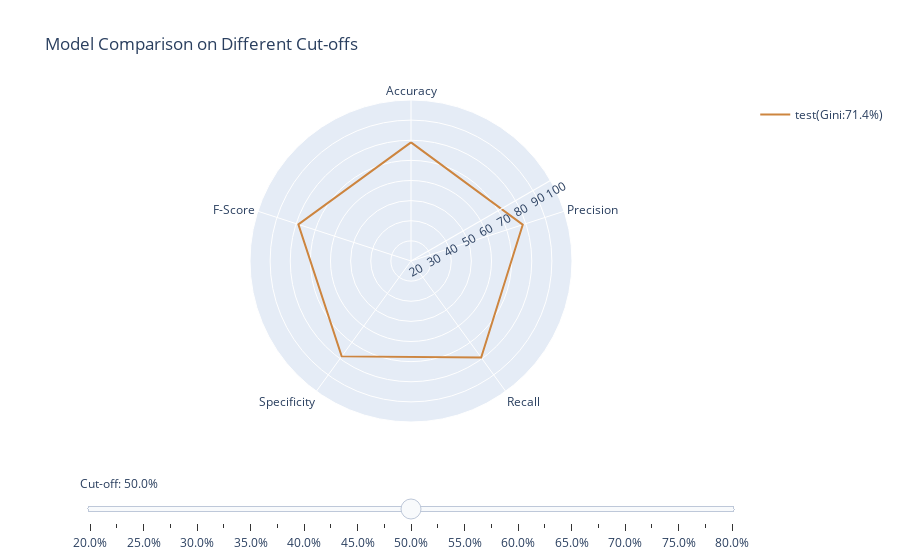

Here is the notebook cell this chart was saved with:
### Code cell
metrics_slider_plot([X_test], [y_test], gs.best_estimator_, ['test'])

### Figure 1 — Plotly figure (JSON) as saved in the notebook; plotly's stock layout.template omitted (floating-point values rounded to 4 significant figures)
{"data": [{"line": {"color": "peru"}, "mode": "lines", "name": "test(Gini:71.4%)", "r": [74.2, 67.35, 92.91, 55.89, 78.09, 74.2], "theta": ["Accuracy", "Precision", "Recall", "Specificity", "F-Score", "Accuracy"], "type": "scatterpolar", "visible": false}, {"line": {"color": "peru"}, "mode": "lines", "name": "test(Gini:71.4%)", "r": [76.81, 70.63, 90.94, 62.97, 79.51, 76.81], "theta": ["Accuracy", "Precision", "Recall", "Specificity", "F-Score", "Accuracy"], "type": "scatterpolar", "visible": false}, {"line": {"color": "peru"}, "mode": "lines", "name": "test(Gini:71.4%)", "r": [76.81, 70.63, 90.94, 62.97, 79.51, 76.81], "theta": ["Accuracy", "Precision", "Recall", "Specificity", "F-Score", "Accuracy"], "type": "scatterpolar", "visible": false}, {"line": {"color": "peru"}, "mode": "lines", "name": "test(Gini:71.4%)", "r": [76.81, 70.63, 90.94, 62.97, 79.51, 76.81], "theta": ["Accuracy", "Precision", "Recall", "Specificity", "F-Score", "Accuracy"], "type": "scatterpolar", "visible": false}, {"line": {"color": "peru"}, "mode": "lines", "name": "test(Gini:71.4%)", "r": [76.81, 70.63, 90.94, 62.97, 79.51, 76.81], "theta": ["Accuracy", "Precision", "Recall", "Specificity", "F-Score", "Accuracy"], "type": "scatterpolar", "visible": false}, {"line": {"color": "peru"}, "mode": "lines", "name": "test(Gini:71.4%)", "r": [77.16, 71.23, 90.31, 64.29, 79.64, 77.16], "theta": ["Accuracy", "Precision", "Recall", "Specificity", "F-Score", "Accuracy"], "type": "scatterpolar", "visible": false}, {"line": {"color": "peru"}, "mode": "lines", "name": "test(Gini:71.4%)", "r": [77.16, 71.23, 90.31, 64.29, 79.64, 77.16], "theta": ["Accuracy", "Precision", "Recall", "Specificity", "F-Score", "Accuracy"], "type": "scatterpolar", "visible": false}, {"line": {"color": "peru"}, "mode": "lines", "name": "test(Gini:71.4%)", "r": [77.16, 71.23, 90.31, 64.29, 79.64, 77.16], "theta": ["Accuracy", "Precision", "Recall", "Specificity", "F-Score", "Accuracy"], "type": "scatterpolar", "visible": false}, {"line": {"color": "peru"}, "mode": "lines", "name": "test(Gini:71.4%)", "r": [78.16, 73.81, 86.58, 69.92, 79.69, 78.16], "theta": ["Accuracy", "Precision", "Recall", "Specificity", "F-Score", "Accuracy"], "type": "scatterpolar", "visible": false}, {"line": {"color": "peru"}, "mode": "lines", "name": "test(Gini:71.4%)", "r": [78.33, 74.3, 85.91, 70.91, 79.69, 78.33], "theta": ["Accuracy", "Precision", "Recall", "Specificity", "F-Score", "Accuracy"], "type": "scatterpolar", "visible": false}, {"line": {"color": "peru"}, "mode": "lines", "name": "test(Gini:71.4%)", "r": [78.89, 77.53, 80.72, 77.09, 79.09, 78.89], "theta": ["Accuracy", "Precision", "Recall", "Specificity", "F-Score", "Accuracy"], "type": "scatterpolar", "visible": false}, {"line": {"color": "peru"}, "mode": "lines", "name": "test(Gini:71.4%)", "r": [78.89, 77.53, 80.72, 77.09, 79.09, 78.89], "theta": ["Accuracy", "Precision", "Recall", "Specificity", "F-Score", "Accuracy"], "type": "scatterpolar", "visible": false}, {"line": {"color": "peru"}, "mode": "lines", "name": "test(Gini:71.4%)", "r": [78.95, 78.39, 79.32, 78.58, 78.85, 78.95], "theta": ["Accuracy", "Precision", "Recall", "Specificity", "F-Score", "Accuracy"], "type": "scatterpolar", "visible": true}, {"line": {"color": "peru"}, "mode": "lines", "name": "test(Gini:71.4%)", "r": [78.83, 82.28, 72.93, 84.62, 77.32, 78.83], "theta": ["Accuracy", "Precision", "Recall", "Specificity", "F-Score", "Accuracy"], "type": "scatterpolar", "visible": false}, {"line": {"color": "peru"}, "mode": "lines", "name": "test(Gini:71.4%)", "r": [78.64, 82.84, 71.69, 85.45, 76.86, 78.64], "theta": ["Accuracy", "Precision", "Recall", "Specificity", "F-Score", "Accuracy"], "type": "scatterpolar", "visible": false}, {"line": {"color": "peru"}, "mode": "lines", "name": "test(Gini:71.4%)", "r": [78.65, 82.84, 71.69, 85.46, 76.87, 78.65], "theta": ["Accuracy", "Precision", "Recall", "Specificity", "F-Score", "Accuracy"], "type": "scatterpolar", "visible": false}, {"line": {"color": "peru"}, "mode": "lines", "name": "test(Gini:71.4%)", "r": [78.59, 83.22, 71.07, 85.97, 76.66, 78.59], "theta": ["Accuracy", "Precision", "Recall", "Specificity", "F-Score", "Accuracy"], "type": "scatterpolar", "visible": false}, {"line": {"color": "peru"}, "mode": "lines", "name": "test(Gini:71.4%)", "r": [78.5, 83.47, 70.5, 86.33, 76.44, 78.5], "theta": ["Accuracy", "Precision", "Recall", "Specificity", "F-Score", "Accuracy"], "type": "scatterpolar", "visible": false}, {"line": {"color": "peru"}, "mode": "lines", "name": "test(Gini:71.4%)", "r": [78.27, 83.88, 69.43, 86.94, 75.97, 78.27], "theta": ["Accuracy", "Precision", "Recall", "Specificity", "F-Score", "Accuracy"], "type": "scatterpolar", "visible": false}, {"line": {"color": "peru"}, "mode": "lines", "name": "test(Gini:71.4%)", "r": [78.27, 83.88, 69.43, 86.94, 75.97, 78.27], "theta": ["Accuracy", "Precision", "Recall", "Specificity", "F-Score", "Accuracy"], "type": "scatterpolar", "visible": false}, {"line": {"color": "peru"}, "mode": "lines", "name": "test(Gini:71.4%)", "r": [78.27, 83.88, 69.43, 86.94, 75.97, 78.27], "theta": ["Accuracy", "Precision", "Recall", "Specificity", "F-Score", "Accuracy"], "type": "scatterpolar", "visible": false}, {"line": {"color": "peru"}, "mode": "lines", "name": "test(Gini:71.4%)", "r": [78.16, 83.97, 69.02, 87.1, 75.77, 78.16], "theta": ["Accuracy", "Precision", "Recall", "Specificity", "F-Score", "Accuracy"], "type": "scatterpolar", "visible": false}, {"line": {"color": "peru"}, "mode": "lines", "name": "test(Gini:71.4%)", "r": [78.16, 83.97, 69.02, 87.1, 75.77, 78.16], "theta": ["Accuracy", "Precision", "Recall", "Specificity", "F-Score", "Accuracy"], "type": "scatterpolar", "visible": false}, {"line": {"color": "peru"}, "mode": "lines", "name": "test(Gini:71.4%)", "r": [78.16, 83.97, 69.02, 87.1, 75.77, 78.16], "theta": ["Accuracy", "Precision", "Recall", "Specificity", "F-Score", "Accuracy"], "type": "scatterpolar", "visible": false}, {"line": {"color": "peru"}, "mode": "lines", "name": "test(Gini:71.4%)", "r": [71.48, 85.62, 50.91, 91.63, 63.86, 71.48], "theta": ["Accuracy", "Precision", "Recall", "Specificity", "F-Score", "Accuracy"], "type": "scatterpolar", "visible": false}], "layout": {"polar": {"angularaxis": {"direction": "clockwise", "period": 5}, "radialaxis": {"angle": 30, "range": [20, 100]}}, "showlegend": true, "sliders": [{"active": 12, "currentvalue": {"prefix": "Cut-off: "}, "pad": {"t": 50}, "steps": [{"args": ["visible", [true, false, false, false, false, false, false, false, false, false, false, false, false, false, false, false, false, false, false, false, false, false, false, false, false]], "label": "20.0%", "method": "restyle"}, {"args": ["visible", [false, true, false, false, false, false, false, false, false, false, false, false, false, false, false, false, false, false, false, false, false, false, false, false, false]], "label": "22.5%", "method": "restyle"}, {"args": ["visible", [false, false, true, false, false, false, false, false, false, false, false, false, false, false, false, false, false, false, false, false, false, false, false, false, false]], "label": "25.0%", "method": "restyle"}, {"args": ["visible", [false, false, false, true, false, false, false, false, false, false, false, false, false, false, false, false, false, false, false, false, false, false, false, false, false]], "label": "27.5%", "method": "restyle"}, {"args": ["visible", [false, false, false, false, true, false, false, false, false, false, false, false, false, false, false, false, false, false, false, false, false, false, false, false, false]], "label": "30.0%", "method": "restyle"}, {"args": ["visible", [false, false, false, false, false, true, false, false, false, false, false, false, false, false, false, false, false, false, false, false, false, false, false, false, false]], "label": "32.5%", "method": "restyle"}, {"args": ["visible", [false, false, false, false, false, false, true, false, false, false, false, false, false, false, false, false, false, false, false, false, false, false, false, false, false]], "label": "35.0%", "method": "restyle"}, {"args": ["visible", [false, false, false, false, false, false, false, true, false, false, false, false, false, false, false, false, false, false, false, false, false, false, false, false, false]], "label": "37.5%", "method": "restyle"}, {"args": ["visible", [false, false, false, false, false, false, false, false, true, false, false, false, false, false, false, false, false, false, false, false, false, false, false, false, false]], "label": "40.0%", "method": "restyle"}, {"args": ["visible", [false, false, false, false, false, false, false, false, false, true, false, false, false, false, false, false, false, false, false, false, false, false, false, false, false]], "label": "42.5%", "method": "restyle"}, {"args": ["visible", [false, false, false, false, false, false, false, false, false, false, true, false, false, false, false, false, false, false, false, false, false, false, false, false, false]], "label": "45.0%", "method": "restyle"}, {"args": ["visible", [false, false, false, false, false, false, false, false, false, false, false, true, false, false, false, false, false, false, false, false, false, false, false, false, false]], "label": "47.5%", "method": "restyle"}, {"args": ["visible", [false, false, false, false, false, false, false, false, false, false, false, false, true, false, false, false, false, false, false, false, false, false, false, false, false]], "label": "50.0%", "method": "restyle"}, {"args": ["visible", [false, false, false, false, false, false, false, false, false, false, false, false, false, true, false, false, false, false, false, false, false, false, false, false, false]], "label": "52.5%", "method": "restyle"}, {"args": ["visible", [false, false, false, false, false, false, false, false, false, false, false, false, false, false, true, false, false, false, false, false, false, false, false, false, false]], "label": "55.0%", "method": "restyle"}, {"args": ["visible", [false, false, false, false, false, false, false, false, false, false, false, false, false, false, false, true, false, false, false, false, false, false, false, false, false]], "label": "57.5%", "method": "restyle"}, {"args": ["visible", [false, false, false, false, false, false, false, false, false, false, false, false, false, false, false, false, true, false, false, false, false, false, false, false, false]], "label": "60.0%", "method": "restyle"}, {"args": ["visible", [false, false, false, false, false, false, false, false, false, false, false, false, false, false, false, false, false, true, false, false, false, false, false, false, false]], "label": "62.5%", "method": "restyle"}, {"args": ["visible", [false, false, false, false, false, false, false, false, false, false, false, false, false, false, false, false, false, false, true, false, false, false, false, false, false]], "label": "65.0%", "method": "restyle"}, {"args": ["visible", [false, false, false, false, false, false, false, false, false, false, false, false, false, false, false, false, false, false, false, true, false, false, false, false, false]], "label": "67.5%", "method": "restyle"}, {"args": ["visible", [false, false, false, false, false, false, false, false, false, false, false, false, false, false, false, false, false, false, false, false, true, false, false, false, false]], "label": "70.0%", "method": "restyle"}, {"args": ["visible", [false, false, false, false, false, false, false, false, false, false, false, false, false, false, false, false, false, false, false, false, false, true, false, false, false]], "label": "72.5%", "method": "restyle"}, {"args": ["visible", [false, false, false, false, false, false, false, false, false, false, false, false, false, false, false, false, false, false, false, false, false, false, true, false, false]], "label": "75.0%", "method": "restyle"}, {"args": ["visible", [false, false, false, false, false, false, false, false, false, false, false, false, false, false, false, false, false, false, false, false, false, false, false, true, false]], "label": "77.5%", "method": "restyle"}, {"args": ["visible", [false, false, false, false, false, false, false, false, false, false, false, false, false, false, false, false, false, false, false, false, false, false, false, false, true]], "label": "80.0%", "method": "restyle"}]}], "title": {"text": "Model Comparison on Different Cut-offs"}}}
